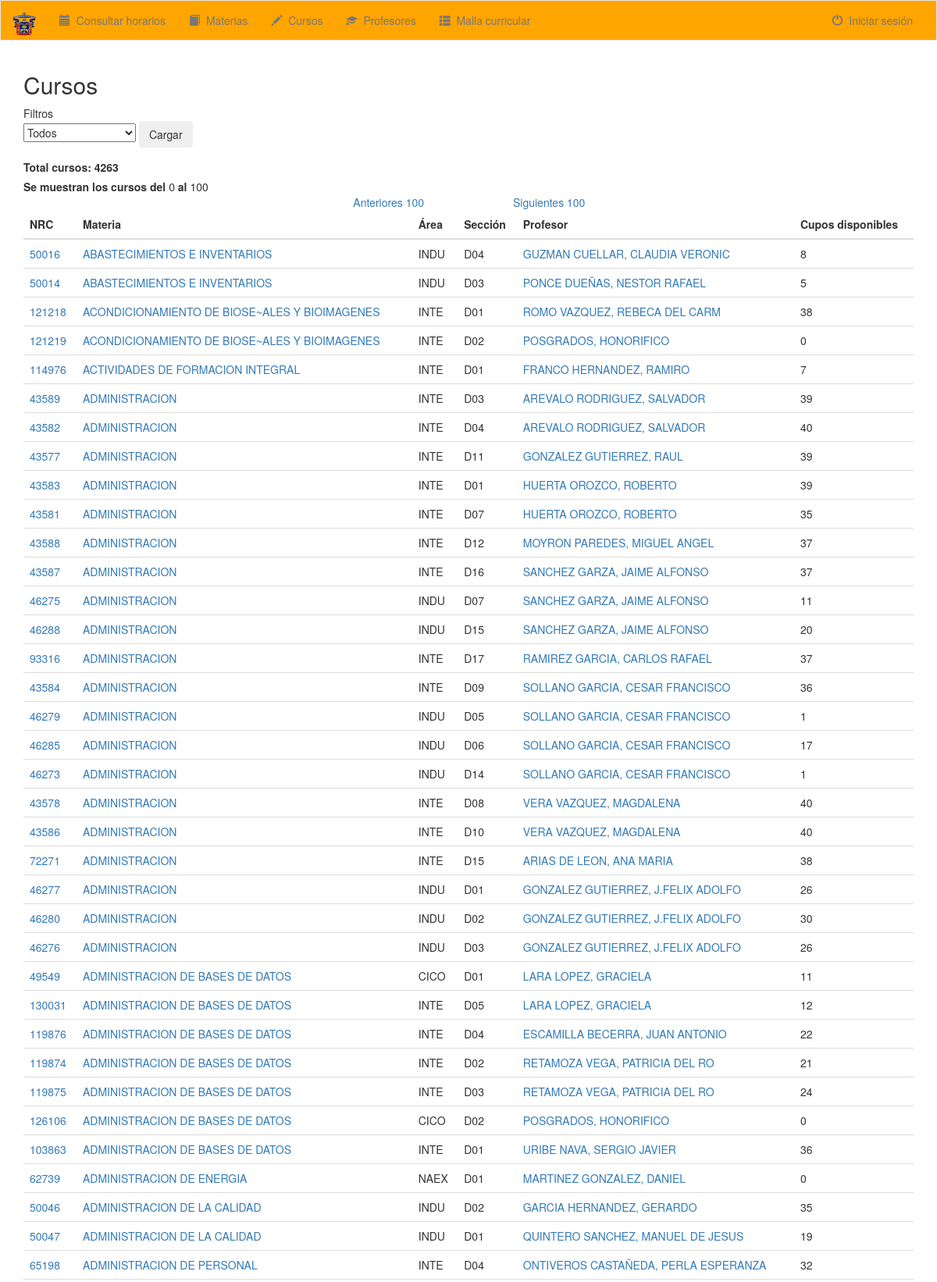
/consultas/curso/cursos/100/1/ (upper part), run on the app's committed database.
### consultas/models.py (models this page shows, shortened)
class Materia_Area(models.Model):
    id_materia = models.ForeignKey(Materia, on_delete=models.CASCADE)
    id_area = models.ForeignKey(Area, on_delete=models.CASCADE)

class Materia(models.Model):
    nombre_materia = models.CharField(max_length=100)
    clave = models.CharField(max_length=5)
    creditos = models.IntegerField(default=0)
    hrs_teoria = models.IntegerField(default=0)
    hrs_lab = models.IntegerField(default=0)
    id_departamento = models.ForeignKey(Departamento, on_delete=models.CASCADE)

class Area(models.Model):
    acronimo = models.CharField(max_length=4, unique=True)
    def __str__(self):
        return self.acronimo

class Curso(models.Model):
    nrc = models.IntegerField()
    seccion = models.CharField(max_length=3)
    cupos = models.IntegerField()
    ocupados = models.IntegerField()
    disponibles = models.IntegerField()
    estatus = models.CharField(max_length=1, default='')
    id_materia = models.ForeignKey(Materia, on_delete=models.CASCADE)
    id_profesor = models.ForeignKey(Profesor, on_delete=models.CASCADE, null=True, default='null')
    id_semestre = models.ForeignKey(Semestre, on_delete=models.CASCADE, null=True, default='null')

class Profesor(models.Model):
    nombres = models.CharField(max_length=50, default='');
    apellidos = models.CharField(max_length=50, default='');
    codigo = models.IntegerField(unique=True, default=0);

### consultas/views.py (the view, shortened to what this page needs)
# urls.py: url(r'^curso/cursos/(?P<lim_sup>[0-9]+)/(?P<indice>[1-4])/$', views.mostrarCursosDisponibles, name='mostrarCursosDisponibles'),
def mostrarCursosDisponibles(request, lim_sup, indice):
    if indice == "1":
        cursos = Curso.objects.all().order_by('id_materia__nombre_materia')
    elif indice == "2":
        cursos = Curso.objects.filter(disponibles__gt=0).order_by('id_materia__nombre_materia')
    elif indice == "3":
        cursos = Curso.objects.filter(id_profesor__codigo=0).order_by('id_materia__nombre_materia')
    else:
        cursosHorario = Curso_Horario.objects.filter(id_aula__id_edificio__edificio='', id_aula__aula='').order_by(
            'id_curso__id_materia__nombre_materia')
        cursos = []
        for cursoHorario in cursosHorario:
            cursos.append(cursoHorario.id_curso)
    total = len(cursos)
    sup = int(lim_sup)
    if sup > 0 and total-(sup-100) > 0:
        cursos = cursos[(int(lim_sup)-100):int(lim_sup)]
        cursosDisponibles = []
        cursosRegistrados = []
        if request.user.is_authenticated():
            cursosRegistrados = Curso_Carrera.objects.filter(id_carrera__id_coordinador=request.user)
        for curso in cursos:
            clase = ""
            if cursosRegistrados:
                for cursoRegistrado in cursosRegistrados:
                    if cursoRegistrado.id_curso.nrc == curso.nrc:
                        clase = "success"
                        break
            cursosDisponibles.append({
                'clase': clase,
                'nrc': str(curso.nrc),
                'materia': str(curso.id_materia.nombre_materia),
                'id_materia': curso.id_materia.id,
                'area': Materia_Area.objects.get(id_materia__clave=curso.id_materia.clave),
                'seccion': str(curso.seccion),
                'profesor_apellidos': str(curso.id_profesor.apellidos),
                'profesor_nombres': str(curso.id_profesor.nombres),
                'id_profesor': curso.id_profesor.id,
                'disponibles': str(curso.disponibles)
            })
        inf = sup - 100
        sig = sup + 100
        if total-(sup-100) < 100:
            sup = total
        context = {
            'ant_sup': inf,
            'sup': sup,
            'sig_sup': sig,
            'total': total,
            'indice': int(indice),
            'cursos': cursosDisponibles,
            'sesion_iniciada': request.user.is_authenticated(),
            'id_usuario': request.user.id
        }
    return render(request, 'consultas/mostrarCursos.html', context)

### consultas/templates/consultas/mostrarCursos.html (shortened to what this page needs)
{% extends 'consultas/base.html' %}
{% block body %}
{% load staticfiles %}
<link rel="stylesheet" href="{% static 'CSS/estiloRango.css' %}">
<div class="container">
    <h2>Cursos</h2>
    <form role="form" action="{% url 'consultas:cargarCursosEspecificados' %}" method="post" enctype="multipart/form-data">
        <div class="form-group">
            Filtros
            <br>
            <select id="id_filtro" name="filtro">
                <option value="1" {% if indice == 1 %}selected{% endif %}>Todos</option>
            </select>
            <input id="boton_cargar" class="btn" type="submit" value="Cargar"/>
        </div>
    </form>
    <label><b>Total cursos:</b></label> <label id="totalCursos">{{ total }}</label>
    <br>
    <b>Se muestran los cursos del</b> {{ ant_sup }} <b>al</b> {{ sup }}
    <br>
    <a class="izq" href="{% url 'consultas:mostrarCursosDisponibles' ant_sup indice %}">Anteriores 100</a>
    <a class="der" href="{% url 'consultas:mostrarCursosDisponibles' sig_sup indice %}">Siguientes 100</a>
    <br>
    <table class="table table-condense" id="tablaCursos">
        <thead>
        <th>NRC</th>
        <th>Materia</th>
        <th>Área</th>
        <th>Sección</th>
        <th>Profesor</th>
        <th>Cupos disponibles</th>
        </thead>
        <tbody>
        {% if cursos %}
        {% for curso in cursos %}
        <tr class="{{ curso.clase }}">
            <td><a href="/consultas/curso/{{ curso.nrc }}/"> {{ curso.nrc }}</a></td>
            <td><a href="/consultas/materia/{{ curso.id_materia }}/">{{ curso.materia }}</a></td>
            <td>{{ curso.area.id_area }}</td>
            <td>{{ curso.seccion }}</td>
            <td><a href="/consultas/profesor/{{ curso.id_profesor }}/">{{ curso.profesor_apellidos }}, {{ curso.profesor_nombres }}</a></td>
            <td>{{ curso.disponibles }}</td>
        </tr>
        {% endfor %}
        {% else %}
        <h2>No hay cursos disponibles.</h2>
        {% endif %}
        </tbody>
    </table>
    <br>
</div>
{% endblock %}

### consultas/static/CSS/estiloRango.css (style rules this page uses)
.izq { float: left; width: 45%; text-align: right; }
.der { float: right; width: 45%; }

### data on the page
Materia_Area: nrc "50016", materia "ABASTECIMIENTOS E INVENTARIOS", area.id_area "INDU", seccion "D04", profesor_apellidos "GUZMAN CUELLAR", profesor_nombres "CLAUDIA VERONIC", disponibles "8", nrc "50014", seccion "D03", profesor_apellidos "PONCE DUEÑAS", profesor_nombres "NESTOR RAFAEL", disponibles "5"
Materia_Area: nrc "121218", materia "ACONDICIONAMIENTO DE BIOSE~ALES Y BIOIMAGENES", area.id_area "INTE", seccion "D01", profesor_apellidos "ROMO VAZQUEZ", profesor_nombres "REBECA DEL CARM", disponibles "38", nrc "121219", seccion "D02", profesor_apellidos "POSGRADOS", profesor_nombres "HONORIFICO", disponibles "0"
Materia_Area: nrc "114976", materia "ACTIVIDADES DE FORMACION INTEGRAL", area.id_area "INTE", seccion "D01", profesor_apellidos "FRANCO HERNANDEZ", profesor_nombres "RAMIRO", disponibles "7"
Materia_Area: nrc "43589", materia "ADMINISTRACION", area.id_area "INTE", seccion "D03", profesor_apellidos "AREVALO RODRIGUEZ", profesor_nombres "SALVADOR", disponibles "39", nrc "43582", seccion "D04", disponibles "40", nrc "43577", seccion "D11", profesor_apellidos "GONZALEZ GUTIERREZ", profesor_nombres "RAUL", nrc "43583", seccion "D01", profesor_apellidos "HUERTA OROZCO", profesor_nombres "ROBERTO", nrc "43581", seccion "D07", disponibles "35", nrc "43588", seccion "D12", profesor_apellidos "MOYRON PAREDES", profesor_nombres "MIGUEL ANGEL", disponibles "37", nrc "43587", seccion "D16", profesor_apellidos "SANCHEZ GARZA", profesor_nombres "JAIME ALFONSO", nrc "93316", seccion "D17", profesor_apellidos "RAMIREZ GARCIA", profesor_nombres "CARLOS RAFAEL", nrc "43584", seccion "D09", profesor_apellidos "SOLLANO GARCIA", profesor_nombres "CESAR FRANCISCO", disponibles "36", nrc "43578", seccion "D08", profesor_apellidos "VERA VAZQUEZ", profesor_nombres "MAGDALENA", nrc "43586", seccion "D10", nrc "72271", seccion "D15", profesor_apellidos "ARIAS DE LEON", profesor_nombres "ANA MARIA", disponibles "38"
Materia_Area: nrc "46275", materia "ADMINISTRACION", area.id_area "INDU", seccion "D07", profesor_apellidos "SANCHEZ GARZA", profesor_nombres "JAIME ALFONSO", disponibles "11", nrc "46288", seccion "D15", disponibles "20", nrc "46279", seccion "D05", profesor_apellidos "SOLLANO GARCIA", profesor_nombres "CESAR FRANCISCO", disponibles "1", nrc "46285", seccion "D06", disponibles "17", nrc "46273", seccion "D14", nrc "46277", seccion "D01", profesor_apellidos "GONZALEZ GUTIERREZ", profesor_nombres "J.FELIX ADOLFO", disponibles "26", nrc "46280", seccion "D02", disponibles "30", nrc "46276", seccion "D03"
Materia_Area: nrc "49549", materia "ADMINISTRACION DE BASES DE DATOS", area.id_area "CICO", seccion "D01", profesor_apellidos "LARA LOPEZ", profesor_nombres "GRACIELA", disponibles "11", nrc "126106", seccion "D02", profesor_apellidos "POSGRADOS", profesor_nombres "HONORIFICO", disponibles "0"
Materia_Area: nrc "130031", materia "ADMINISTRACION DE BASES DE DATOS", area.id_area "INTE", seccion "D05", profesor_apellidos "LARA LOPEZ", profesor_nombres "GRACIELA", disponibles "12", nrc "119876", seccion "D04", profesor_apellidos "ESCAMILLA BECERRA", profesor_nombres "JUAN ANTONIO", disponibles "22", nrc "119874", seccion "D02", profesor_apellidos "RETAMOZA VEGA", profesor_nombres "PATRICIA DEL RO", disponibles "21", nrc "119875", seccion "D03", disponibles "24", nrc "103863", seccion "D01", profesor_apellidos "URIBE NAVA", profesor_nombres "SERGIO JAVIER", disponibles "36"
Materia_Area: nrc "62739", materia "ADMINISTRACION DE ENERGIA", area.id_area "NAEX", seccion "D01", profesor_apellidos "MARTINEZ GONZALEZ", profesor_nombres "DANIEL", disponibles "0"
Materia_Area: nrc "50046", materia "ADMINISTRACION DE LA CALIDAD", area.id_area "INDU", seccion "D02", profesor_apellidos "GARCIA HERNANDEZ", profesor_nombres "GERARDO", disponibles "35", nrc "50047", seccion "D01", profesor_apellidos "QUINTERO SANCHEZ", profesor_nombres "MANUEL DE JESUS", disponibles "19"
Materia_Area: nrc "65198", materia "ADMINISTRACION DE PERSONAL", area.id_area "INTE", seccion "D04", profesor_apellidos "ONTIVEROS CASTAÑEDA", profesor_nombres "PERLA ESPERANZA", disponibles "32"

### other printed values
{{ total }} "4263"
{{ ant_sup }} "0"
{{ sup }} "100"
